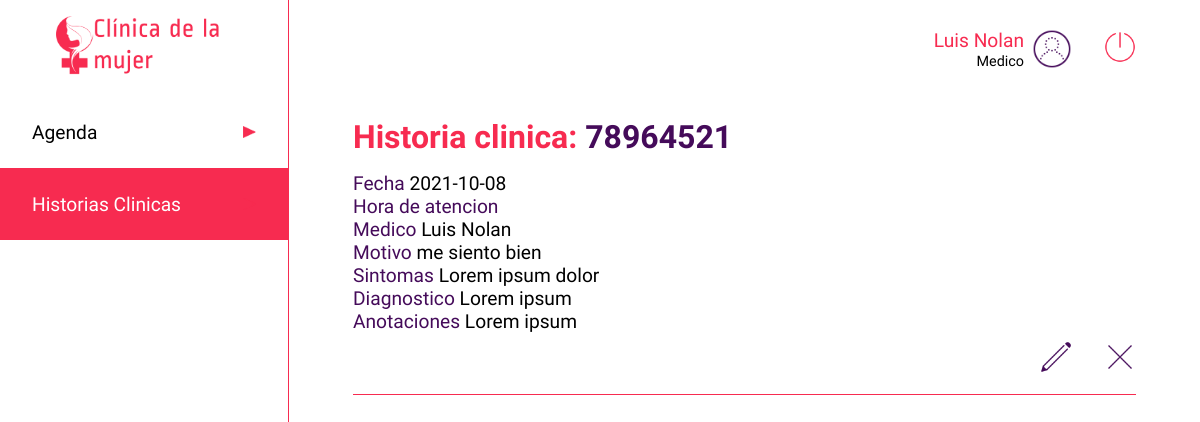
Screenshot of /medico/historia-clinica/1048484611/78964521 (signed in) with the database file from the repository.
### app.py (models this page shows, shortened)
class users(db.Model):
    __tablename__ = 'users'
    cedula = db.Column(db.Integer, primary_key=True)
    nombre=db.Column(db.String)
    apellido=db.Column(db.String)
    nacimiento=db.Column(db.String)
    eps=db.Column(db.String)
    email=db.Column(db.String, unique=True)
    telefono=db.Column(db.Integer)
    dir=db.Column(db.String)
    ciudad=db.Column(db.String)
    password=db.Column(db.String)
    rol =db.Column(db.String)
    especialidad = db.Column(db.String)
    estado = db.Column(db.Boolean)

class citas(db.Model):
    __tablename__ = 'citas'
    cita_id=db.Column(db.Integer, primary_key=True)
    medico_id = db.Column(db.Integer, nullable=False)
    paciente_id = db.Column(db.Integer, nullable=False)
    fecha = db.Column(db.String)
    motivo = db.Column(db.String(500))
    estado = db.Column(db.Boolean)
    hora_atencion = db.Column(db.String)
    sintomas = db.Column(db.String)
    diagnostico = db.Column(db.String)
    anotaciones = db.Column(db.String)
    calificacion = db.Column(db.Integer)
    calificacion_obs = db.Column(db.String)

### app.py (the view)
@app.route('/medico/historia-clinica/<cedulam>/<cedulap>', methods=['GET', 'POST'])
def ver_historia_medico(cedulam, cedulap):
    if 'usuarioIngresado' in session:
        paciente = users.query.filter_by(cedula=cedulap).first()
        usuario = users.query.filter_by(cedula=int(session['usuarioIngresado'])).first()
        medicos = users.query.filter_by(rol='medico')
        pacientes = users.query.filter_by(rol='paciente')
        citass = citas.query.filter_by(paciente_id=cedulap).all()
        return render('med-ver-historia.html', data=paciente, row=usuario, listamedicos=medicos,  cita=citass, cedulap=cedulap, listapacientes=pacientes)
    else:
        return render('acceso-denegado.html')

### templates/med-ver-historia.html (shortened to what this page needs)
<!DOCTYPE html>
<html lang="es">
<head>
    <link rel="stylesheet" type="text/css" href="{{ url_for('static', filename='css/style.css')}}">
</head>
<body>
    <header class="header">
        <img src="{{ url_for('static', filename='images/iconoclinica.png')}}" class="logo" alt="Clinica de la mujer">
        <nav>
            <ul class="menu">
                <li class="menuitems"><a href="/agenda/{{row ['cedula']}}" class="menulink"><span>Agenda</span><img src="{{ url_for('static', filename='images/triangulo.png')}}" class="flecha" alt=""></a></li>
                <li class="menuitems"><a href="/medico/historia-clinica/{{row ['cedula']}}" class="menuselect"><span>Historias Clinicas</span><img src="{{ url_for('static', filename='images/triangulo.png')}}" class="flecha" alt=""></a></li>
            </ul>
        </nav>
    </header>
    <main class="main">
        <div class="searchuser">
            <div>
                <div class="perfil">
                    <div>
                        <span class="nameuser">{{ row ['nombre'] }} {{ row ['apellido'] }}</span><br>
                        <span class="roluser">Medico</span>
                    </div>
                    <img src="{{ url_for('static', filename='images/test_account_100px.png')}}" class="profile" alt="">
                    <a href="/logout" type="button" class="btn"><img src="{{ url_for('static', filename='images/off.png')}}" class="logout" alt="Cerrar sesion"></a>
                </div>
            </div>
        </div>
        <div class="cuerpo">
            <h1 class="titulo"><span style="color:#F72B50">Historia clinica: </span><span style="color:#450B5A">{{cedulap}}</span>
                    </h1>
            {% for c in cita %}
                    {% if c.estado == 1%}
                    <div class="detallehistoria">
                        <span style="color:#450B5A">Fecha </span><span>{{c.fecha}}</span> <br>
                        <span style="color:#450B5A">Hora de atencion </span> <br>
                        <span style="color:#450B5A">Medico </span>
                        <span>
                            {% for l in listamedicos %}
                            {% if c.medico_id == l.cedula %}
                                <span>{{l.nombre}} {{l.apellido}}</span>
                            {% endif %}
                            {% endfor %}
                        </span> <br>
                        <span style="color:#450B5A">Motivo </span><span>{{c.motivo}}</span> <br>
                        <span style="color:#450B5A">Sintomas </span><span>{{c.sintomas}}</span> <br>
                        <span style="color:#450B5A">Diagnostico </span><span>{{c.diagnostico}}</span> <br>
                        <span style="color:#450B5A">Anotaciones </span><span>{{c.anotaciones}}</span>
                        <div class="contenedorbotones">
                            <a href="/historia-clinica/{{ c.cita_id }}/editar"><img src="{{ url_for('static', filename='images/edit_100px.png')}}" class="btned" alt=""></a>
                            <a href="/historia-clinica/{{ c.cita_id }}/eliminar"><img src="{{ url_for('static', filename='images/delete_100px.png')}}" class="btned" alt=""></a>
                        </div>
                    </div> <br>
                    {% endif %}
                {% endfor %}
        </div>
    </main>
</body>
</html>

### static/css/style.css (style rules this page uses)
* { padding: 0; margin: 0; }
.btned { width: 2rem; }
body { display: flex; }
.contenedorbotones { display: flex; width: 100%; justify-content: flex-end; padding-top: 0.5rem; }
.contenedorbotones a { margin-left: 2rem; }
.cuerpo { display: flex; flex-direction: row; flex-wrap: wrap; margin-top: 3rem; justify-content:space-between; }
.detallehistoria { font-family: 'Average Sans', sans-serif; font-size: 1.2rem; margin-bottom: 1rem; width: 100%; border-bottom: #F72B50 solid 0.1rem; padding-bottom: 1rem; }
.flecha { width: 0.8rem; height: 0.8rem; }
.perfil { display: inline-flex; align-items: center; text-align: right; margin-left: 2rem; justify-content: flex-end; }
.header { margin:0; display: inline-block; width: 18rem; height: 100vh; justify-content: center; }
.logo { display: block; height: 4rem; margin: auto; padding: 1rem; }
.main { width: calc(100% - 18rem); padding: 1.8rem 4rem; border-left: 0.1rem solid #F72B50; }
.menu { font-family: 'Average Sans', sans-serif; list-style: none; color: black; }
.menulink { display: inline-flex; font-size: 1.2rem; width: 14rem; height: 1.5rem; padding: 1.5rem 2rem; text-decoration: none; color: black; background-color: white; justify-content: space-between; align-items: center; margin: 0; }
.menuselect { display: inline-flex; font-size: 1.2rem; width: 14rem; height: 1.5rem; padding: 1.5rem 2rem; text-decoration: none; color: black; background-color: #F72B50; color: white; justify-content: space-between; align-items: center; margin: 0; }
.nameuser { font-family: 'Ropa Sans', sans-serif; font-size: 1.2rem; color: #F72B50; }
.roluser { font-family: 'Ropa Sans', sans-serif; font-size: 0.9rem; }
.profile { height: 2.5rem; margin-left: 0.5rem; }
.logout { height: 2rem; margin-left: 2rem; }
.searchuser { width: 100%; display: flex; vertical-align: middle; justify-content: flex-end; }
.titulo { font-size: 2rem; width: 100%; font-family: 'Ropa Sans', sans-serif; margin-bottom: 1rem; }

### rows the page displays
users: nombre "Luis", apellido "Nolan"
citas: fecha "2021-10-08", motivo "me siento bien", sintomas "Lorem ipsum dolor", diagnostico "Lorem ipsum", anotaciones "Lorem ipsum", estado True (drawn)

### other values shown
{{ cedulap }} "78964521"
